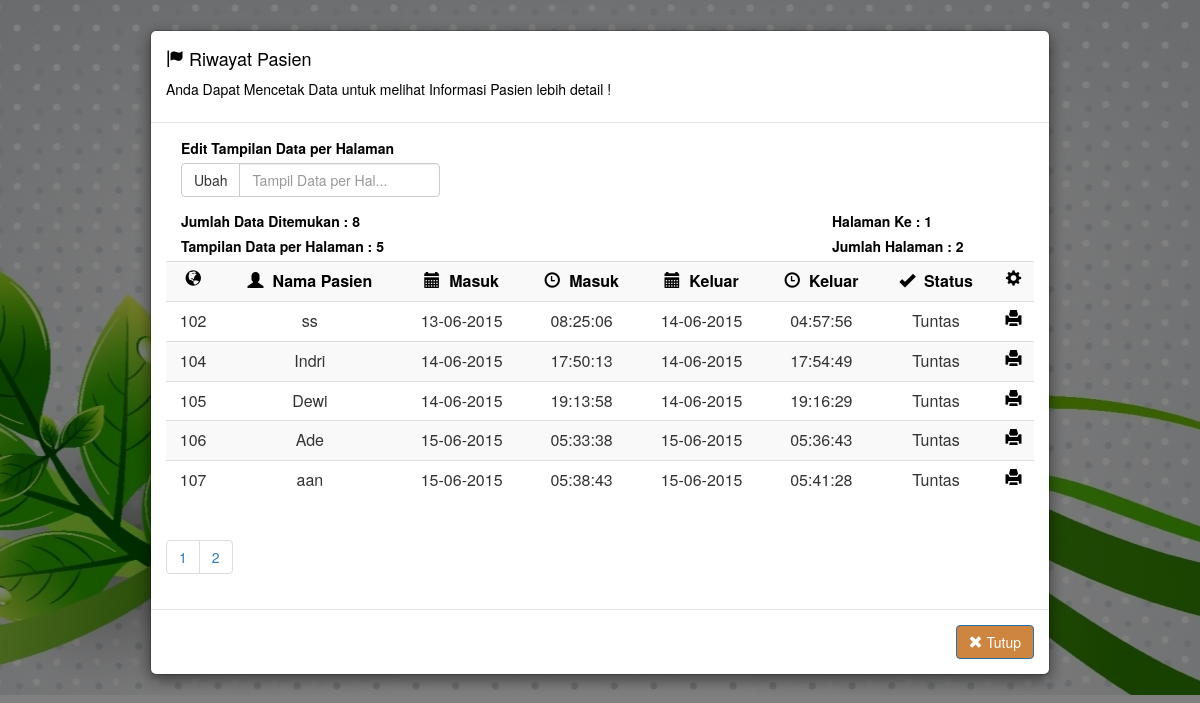
Screenshot of /Pegawai/Admin/Riwayat.php (signed in) with the database file from the repository.
### tables this page shows
CREATE TABLE IF NOT EXISTS `proses` (
  `id_pasien` varchar(5) NOT NULL,
  `1_Edit` varchar(10) NOT NULL,
  `2_Dokter` varchar(10) NOT NULL,
  `3_Apotek` varchar(10) NOT NULL,
  `4_Bayar` varchar(10) NOT NULL,
  `5_Lunas` varchar(10) NOT NULL
);

CREATE TABLE IF NOT EXISTS `pasien` (
  `id_pasien` int(11) NOT NULL,
  `level` text NOT NULL,
  `pass_pasien` text NOT NULL,
  `nm_pasien` text NOT NULL,
  `tgl_lahir` text NOT NULL,
  `tmp_lahir` text NOT NULL,
  `gender` varchar(12) NOT NULL,
  `agama` varchar(12) NOT NULL,
  `status` varchar(20) NOT NULL,
  `alamat` varchar(50) NOT NULL,
  `hp` varchar(16) NOT NULL,
  `keluhan` text NOT NULL,
  `r_rawat` text NOT NULL,
  `dokter` varchar(20) NOT NULL,
  `cr_pembayaran` text NOT NULL,
  `jam_masuk` text NOT NULL,
  `tgl_masuk` text NOT NULL,
  `jam_keluar` text NOT NULL,
  `tgl_keluar` text NOT NULL
);

### Pegawai/Admin/Riwayat.php (the view, shortened to what this page needs)
<html>
<head>
  <link rel="stylesheet" href="../../Scripts/Bootstrap/css/bootstrap.min.css">
  <link rel="stylesheet" href="../../Scripts/Validator/css/formValidation.css"/>
  <link rel="stylesheet" href="../../Scripts/FakeLoader/fakeLoader.css">
</head>
<body>
<div class="modal fade" id="ppAwal" tabindex="-1" role="dialog" data-keyboard="false" data-backdrop="static" aria-hidden="true">
  <div class="modal-dialog modal-lg">
    <div class="modal-content">
      <div class="modal-header">
        <h4 class="modal-title" id="myModalLabel"><span class="glyphicon glyphicon-flag"></span> Riwayat Pasien</h4>
		<h5>Anda Dapat Mencetak Data untuk melihat Informasi Pasien lebih detail !</h5>
      </div>
      <div class="modal-body">
	   <?php
		$per_hal= (isset($_GET['per_page'])) ? (int)$_GET['per_page'] : 5;
		$jumlah_record=mysql_query("SELECT COUNT(*) FROM proses, pasien WHERE `5_Lunas` = 'Tuntas' AND pasien.id_pasien=proses.id_pasien ORDER BY pasien.id_pasien");
		$jum=mysql_result($jumlah_record, 0);
		$halaman=ceil($jum / $per_hal);
		$page = (isset($_GET['page'])) ? (int)$_GET['page'] : 1;
		$start = ($page - 1) * $per_hal;
	   ?>
		<div class="col-lg-9">
		<form id="perPage" method="get" class="form-horizontal">
		<label>Edit Tampilan Data per Halaman</label>
			<div class="input-group col-lg-5">
				<span class="input-group-btn">
					<button class="btn btn-default" type="submit">Ubah</button>
				</span>
				<input type="text" name="per_page" class="form-control" placeholder="Tampil Data per Hal...">
			</div>
		</form>
		</div>
			<div class="col-md-9">
				<label>Jumlah Data Ditemukan : <?php echo $jum;?></label><br>
				<label>Tampilan Data per Halaman : <?php echo $per_hal;?></label>
			</div>
			<div class="col-md-3">
				<label>Halaman Ke : <?php echo $page;?></label><br>
				<label>Jumlah Halaman : <?php echo $halaman;?></label>
			</div>
		<table class="table table-striped">
			  <tr>
				<td><div align="center"><strong><span class="glyphicon glyphicon-globe"></span></strong></div></td>
				<td><div align="center"><strong><span class="glyphicon glyphicon-user"></span>&nbsp Nama Pasien</strong></div></td>
				<td><div align="center"><strong><span class="glyphicon glyphicon-calendar"></span>&nbsp Masuk</strong></div></td>
				<td><div align="center"><strong><span class="glyphicon glyphicon-time"></span>&nbsp Masuk</strong></div></td>
				<td><div align="center"><strong><span class="glyphicon glyphicon-calendar"></span>&nbsp Keluar</strong></div></td>
				<td><div align="center"><strong><span class="glyphicon glyphicon-time"></span>&nbsp Keluar</strong></div></td>
				<td><div align="center"><strong><span class="glyphicon glyphicon-ok"></span>&nbsp Status</strong></div></td>
				<td><div align="center"><strong><span class="glyphicon glyphicon-cog"></span></strong></div></td>
			  </tr>
		  <?php
			  $tampil="SELECT pasien.id_pasien, `nm_pasien`, `jam_masuk`, `tgl_masuk`, `jam_keluar`, `tgl_keluar`, `5_Lunas`
					FROM proses, pasien WHERE `5_Lunas` = 'Tuntas' AND pasien.id_pasien=proses.id_pasien ORDER BY pasien.id_pasien limit $start, $per_hal;";
			  $qryTampil=mysql_query($tampil);
			  while ($dataTampil=mysql_fetch_array($qryTampil)) {
		  ?>
			   <tr>
				<td><center><?php echo $dataTampil['id_pasien'] ; ?></center></td>
				<td><center><?php echo $dataTampil['nm_pasien']; ?></center></td>
				<td><center><?php echo $dataTampil['tgl_masuk']; ?></center></td>
				<td><center><?php echo $dataTampil['jam_masuk']; ?></center></td>
				<td><center><?php echo $dataTampil['tgl_keluar']; ?></center></td>
				<td><center><?php echo $dataTampil['jam_keluar']; ?></center></td>
				<td><center><?php echo $dataTampil['5_Lunas']; ?></center></td>
				<td><div align="center">
				<a href="Cetak.php?id_pasien=<?php echo $dataTampil['id_pasien'] ; ?>"><span title="Cetak Nota" class="glyphicon glyphicon-print"></span></a></div>
				</td>
			  </tr>
		<?php } ?>
		</table>
			<nav>
  <ul class="pagination">
<?php for($x=1;$x<=$halaman;$x++){ ?>
    <li><a href="?per_page=<?php echo $_GET['per_page']?>&page=<?php echo $x ?>"><?php echo $x ?></a></li>
<?php } ?>
  </ul>
</nav>
      </div>
      <div class="modal-footer">
        <button type="button" class="btn btn-primary" data-dismiss="modal" onClick="location.href='../Admin'"><span class="glyphicon glyphicon-remove"></span> Tutup</button>
      </div>
    </div>
  </div>
</div>
</body>
</html>

### Pegawai/Admin/Riwayat.php (style rules this page uses)
body { background:url('../../Images/bg.jpg') no-repeat fixed top center; }
a { color:#000000 }
label { color:#000000 }
div { color:#000000 }

### rows the page displays
proses: pasien.id_pasien "102", pasien.nm_pasien "ss", pasien.tgl_masuk "13-06-2015", pasien.jam_masuk "08:25:06", pasien.tgl_keluar "14-06-2015", pasien.jam_keluar "04:57:56", 5_Lunas "Tuntas"
proses: pasien.id_pasien "104", pasien.nm_pasien "Indri", pasien.tgl_masuk "14-06-2015", pasien.jam_masuk "17:50:13", pasien.tgl_keluar "14-06-2015", pasien.jam_keluar "17:54:49", 5_Lunas "Tuntas"
proses: pasien.id_pasien "105", pasien.nm_pasien "Dewi", pasien.tgl_masuk "14-06-2015", pasien.jam_masuk "19:13:58", pasien.tgl_keluar "14-06-2015", pasien.jam_keluar "19:16:29", 5_Lunas "Tuntas"
proses: pasien.id_pasien "106", pasien.nm_pasien "Ade", pasien.tgl_masuk "15-06-2015", pasien.jam_masuk "05:33:38", pasien.tgl_keluar "15-06-2015", pasien.jam_keluar "05:36:43", 5_Lunas "Tuntas"
proses: pasien.id_pasien "107", pasien.nm_pasien "aan", pasien.tgl_masuk "15-06-2015", pasien.jam_masuk "05:38:43", pasien.tgl_keluar "15-06-2015", pasien.jam_keluar "05:41:28", 5_Lunas "Tuntas"

### other values shown
$jum "8"
$per_hal "5"
$page "1"
$halaman "2"
